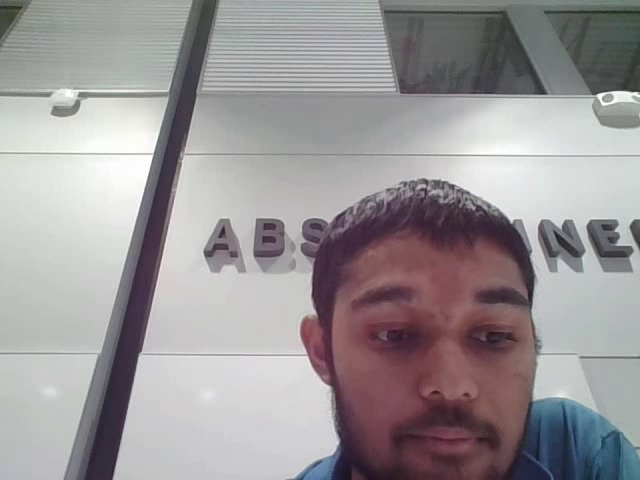
#> input picture frame 4 of wamv-asif/tutorials/output.avi, 640 x 480 px
$ python gui_video2.py
#> lines starting #> are read from the running program, lines starting #| are printed output that depends on the picture
import numpy as np
import cv2 as cv
cap = cv.VideoCapture('output.avi')
while cap.isOpened():
    ret, frame = cap.read()
#> frame is the input picture: shape (480, 640, 3); mean B, G, R 152.6, 150.4, 155.3
    cap.read()
    # if frame is read correctly ret is True
    if not ret:
        print("Can't receive frame (stream end?). Exiting ...")
        break
    gray = cv.cvtColor(frame, cv.COLOR_BGR2GRAY)
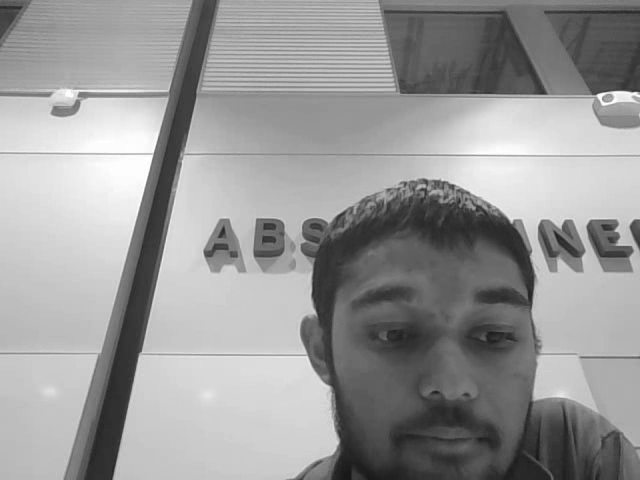
#> gray: shape (480, 640); min 23, max 255, mean 152.1
    cv.imshow('frame', gray)
    cv.waitKey(25)
    if cv.waitKey(1) == ord('q'):
#> (key q is pressed here)
        break
cap.release()
cv.destroyAllWindows()

$ run again, starting later in the video
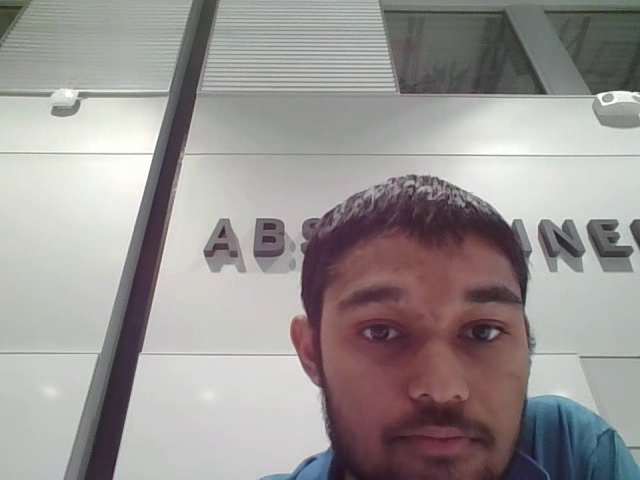
#> input picture frame 21 of wamv-asif/tutorials/output.avi, 640 x 480 px
#> frame is the input picture: shape (480, 640, 3); mean B, G, R 148.9, 149.6, 154.8
#> `gray = cv.cvtColor(frame, cv.COLOR_BGR2GRAY)`:
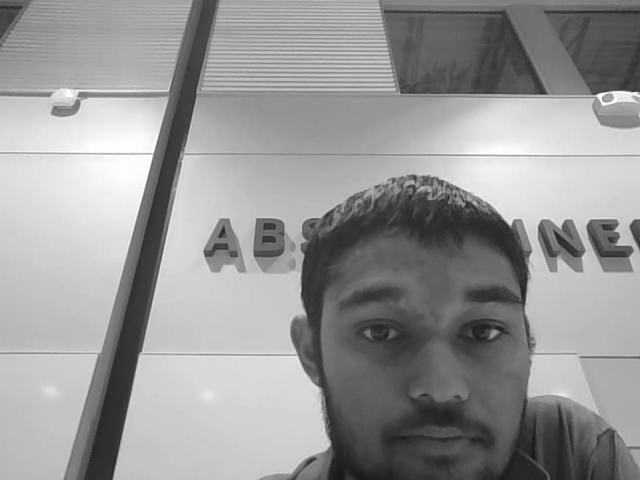
#> gray: shape (480, 640); min 22, max 255, mean 151.1

$ run again, starting later in the video
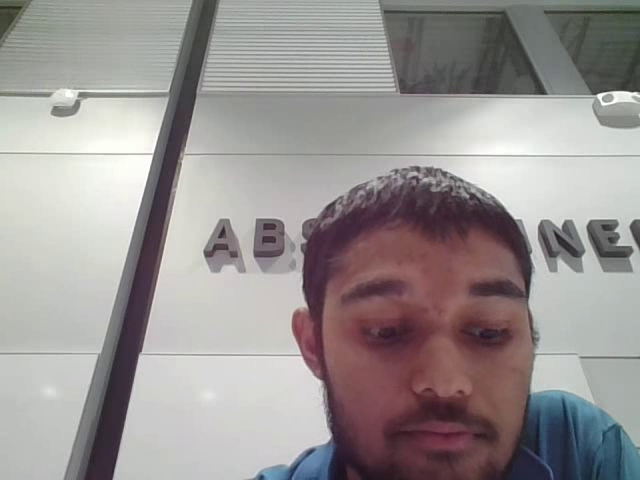
#> input picture frame 38 of wamv-asif/tutorials/output.avi, 640 x 480 px
#> frame is the input picture: shape (480, 640, 3); mean B, G, R 147.6, 148.1, 153.7
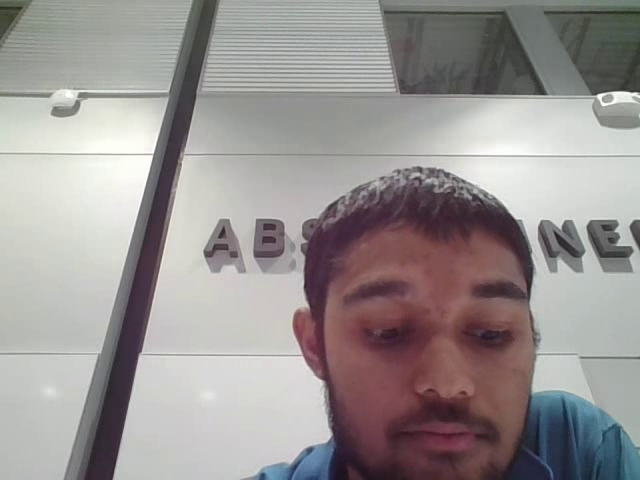
#> input picture frame 39 of wamv-asif/tutorials/output.avi, 640 x 480 px
#> `gray = cv.cvtColor(frame, cv.COLOR_BGR2GRAY)`:
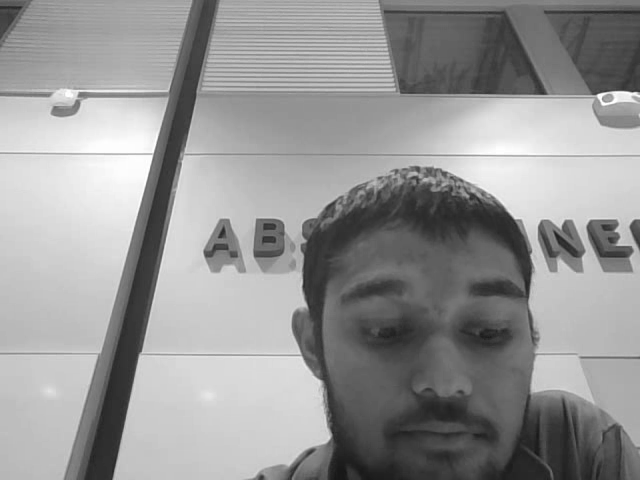
#> gray: shape (480, 640); min 22, max 255, mean 149.7
